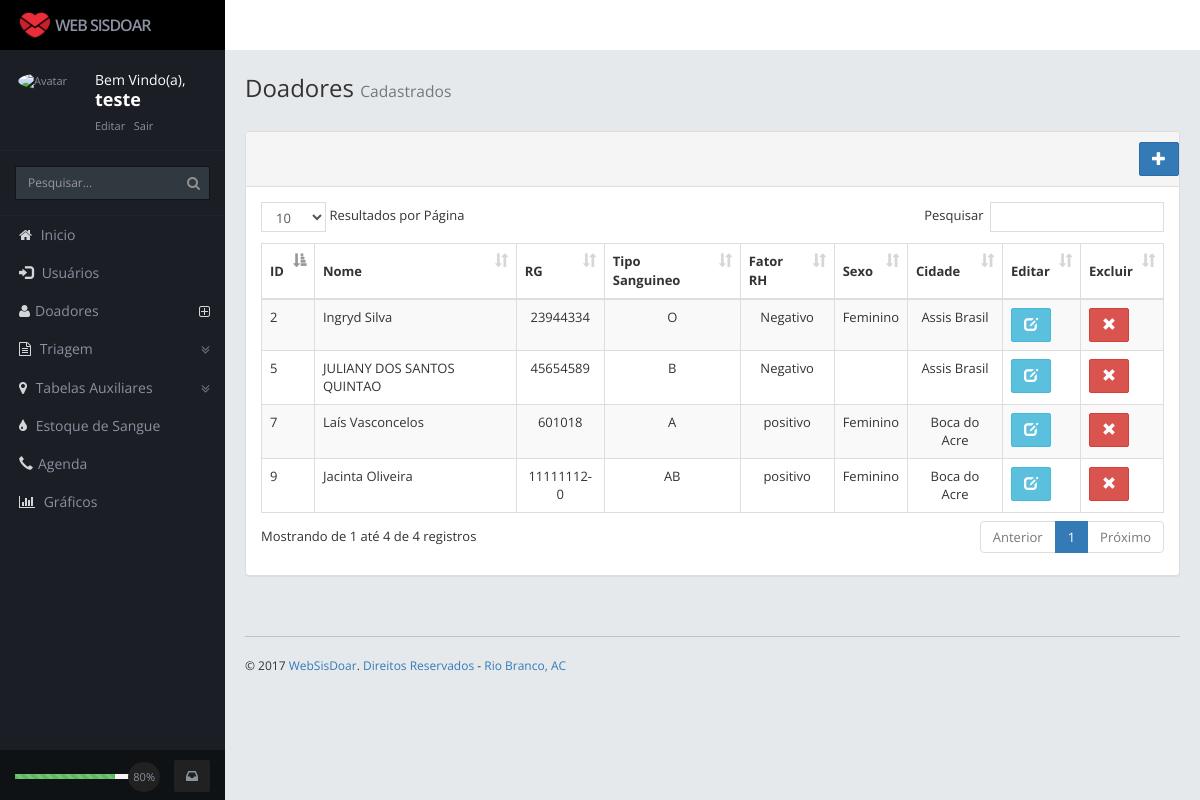
/pages/doador/lista_doador.php (signed in), run on the app's committed database.
### tables this page shows
CREATE TABLE `doador` (
  `iddoador` int(11) NOT NULL AUTO_INCREMENT,
  `nome` varchar(60) DEFAULT NULL,
  `data_nascimento` varchar(15) DEFAULT NULL,
  `cpf` varchar(15) DEFAULT NULL,
  `rg` varchar(11) DEFAULT NULL,
  `endereco` varchar(60) DEFAULT NULL,
  `numero` int(11) DEFAULT NULL,
  `bairro` varchar(45) DEFAULT NULL,
  `complemento` varchar(60) DEFAULT NULL,
  `cidade_idcidade` int(11) DEFAULT NULL,
  `tipo_sangue` varchar(2) DEFAULT NULL,
  `fator_rh` varchar(20) DEFAULT NULL COMMENT 'N: Negativo, P: Positivo',
  `idade` int(11) DEFAULT NULL,
  `sexo` varchar(10) DEFAULT NULL,
  `data_registro` varchar(15) DEFAULT NULL,
  `num_sus` int(11) DEFAULT NULL,
  `expeditor` varchar(10) DEFAULT NULL,
  `etnia` varchar(10) DEFAULT NULL,
  `nome_pai` varchar(60) DEFAULT NULL,
  `nome_mae` varchar(60) DEFAULT NULL,
  `estado_civil` varchar(45) DEFAULT NULL,
  `escolaridade` varchar(20) DEFAULT NULL,
  `naturalidade` varchar(45) DEFAULT NULL,
  `agend_hora` time DEFAULT NULL,
  `agend_data` date DEFAULT NULL,
  PRIMARY KEY (`iddoador`),
  KEY `fk_paciente_cidade1_idx` (`cidade_idcidade`),
  CONSTRAINT `fk_paciente_cidade10` FOREIGN KEY (`cidade_idcidade`) REFERENCES `cidade` (`idcidade`) ON DELETE NO ACTION ON UPDATE NO ACTION
);

CREATE TABLE `cidade` (
  `idcidade` int(11) NOT NULL AUTO_INCREMENT,
  `descricao` varchar(45) NOT NULL,
  `estado_idestado` int(11) DEFAULT NULL,
  PRIMARY KEY (`idcidade`),
  KEY `fk_cidade_estado_idx` (`estado_idestado`),
  CONSTRAINT `fk_cidade_estado` FOREIGN KEY (`estado_idestado`) REFERENCES `estado` (`idestado`) ON DELETE NO ACTION ON UPDATE NO ACTION
);

### pages/doador/lista_doador.php (the view, shortened to what this page needs)
<?php
include '../../config/conexao.php';
?>
<!DOCTYPE html>
<html>
    <head>
        <?php
        include '../../layout/cabecalho.php';
        ?>
    </head>
    <body >
        <div class="body content rows scroll-y">
            <div class="page-heading animated fadeInDownBig">
                <h1> Doadores <small> Cadastrados </small></h1>
            </div>
            <div class="table-responsive">
                <div class="panel panel-default">
                    <div class="panel-heading">
                        <div class="row">
                            <a href="cadastrar_doador.php" class="btn btn-primary pull-right"><i class="glyphicon glyphicon-plus"></i></a>
                        </div>
                    </div>
                    <div class="panel-body">
                        <table width="100%" class="table table-striped table-bordered table-hover" id="example2">
                            <thead>
                                <tr>
                                    <th>ID</th>
                                    <th>Nome</th>
                                    <th>RG</th>
                                    <th>Tipo Sanguineo</th>
                                    <th>Fator RH</th>
                                    <th>Sexo</th>
                                    <th>Cidade</th>
                                    <th>Editar</th>
                                    <th>Excluir</th>
                                </tr>
                            </thead>
                            <tbody>
                                <?php
                                $sql = ("select iddoador, nome, cpf, rg, tipo_sangue,  fator_rh, descricao,
                                                case  sexo
                                                when 'F' then 'Feminino'
                                                when 'M' then 'Masculino'
                                                end sexo
                                        from doador d, cidade c
                                            where d.cidade_idcidade = c.idcidade;");
                                foreach ($con->query($sql) as $row) {
                                    ?>
                                    <tr>
                                        <td><?php echo $row['iddoador']; ?></td>
                                        <td><?php echo $row['nome']; ?></td>
                                        <td class="text-center"><?php echo $row['rg']; ?></td>
                                        <td class="text-center"><?php echo $row['tipo_sangue']; ?></td>
                                        <td class="text-center"><?php echo $row['fator_rh']; ?></td>
                                        <td class="text-center"><?php echo $row['sexo']; ?></td>
                                        <td class="text-center"><?php echo $row['descricao']; ?></td>
                                        <td>
                                            <?php echo "<a class='btn btn-info' href='atualizar_doador.php?iddoador=" . $row['iddoador'] . "'><i class='glyphicon glyphicon-edit'></i></a>"; ?>
                                        </td>
                                        <td>
                                            <?php echo "<a href='#' class='btn btn-danger' id='excluir' rel='" . $row['iddoador'] . "'><i class='glyphicon glyphicon-remove'></i></a>"; ?>
                                        </td>
                                    </tr>
                                    <?php
                                }
                                ?>
                            </tbody>
                        </table>
                    </div>
                </div>
            </div>
            <?php
            include '../../layout/rodape.php';
            ?>
    </body>
</html>

### assets/css/style.css (style rules this page uses)
body { background: #fff; padding-top: 50px; margin: 0; -webkit-text-size-adjust: 100%; font-family: 'Open Sans', Arial; }
h1,h2,h3,h4,h5,h6 { font-family: 'Open Sans', Arial; }
.table > thead > tr > th { vertical-align: middle; border-bottom: 1px solid #dddddd; }
.btn { border-radius: 2px; }
.rows, .col, .page { overflow: hidden; position: absolute; }
.rows { left: 0; right: 0; }
.scroll-y { overflow-y: auto; -webkit-overflow-scrolling: touch; }
.body.rows { top: 50px; bottom: 50px; }
.body.content.rows { top: 50px; bottom: 0px; background: #E5E9EC; padding: 20px; font-size: 13px; }
.page-heading { margin: 0px 0 25px; padding: 5px 0; }
.page-heading h1 { margin: 0; padding: 0; font-weight: 400; font-size: 24px; }

### data on the page
doador: iddoador "2", nome "Ingryd Silva", rg "23944334", tipo_sangue "O", fator_rh "Negativo", sexo "Feminino", cidade_idcidade.descricao "Assis Brasil"
doador: iddoador "5", nome "JULIANY DOS SANTOS QUINTAO", rg "45654589", tipo_sangue "B", fator_rh "Negativo", cidade_idcidade.descricao "Assis Brasil"
doador: iddoador "7", nome "Laís Vasconcelos", rg "601018", tipo_sangue "A", fator_rh "positivo", sexo "Feminino", cidade_idcidade.descricao "Boca do Acre"
doador: iddoador "9", nome "Jacinta Oliveira", rg "11111112-0", tipo_sangue "AB", fator_rh "positivo", sexo "Feminino", cidade_idcidade.descricao "Boca do Acre"

### other printed values
$_SESSION['usuarioNome'] "teste"
